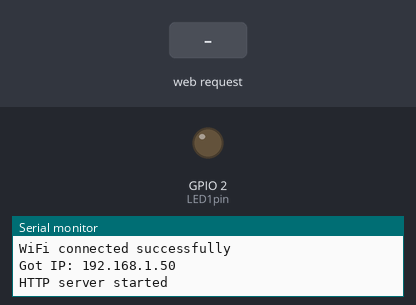
This sketch was run on a simulated ESP32. Parts: output pins drawn as LEDs (lit = HIGH), the last lines printed to the serial monitor. The inputs (shaded band) are chosen by the test bench. WiFi joins after 1.5 s; servers stay silent unless stated.

Above: at 3.3 s.
3.4 s: HTTP request GET /led1on received
At 4.5 s:
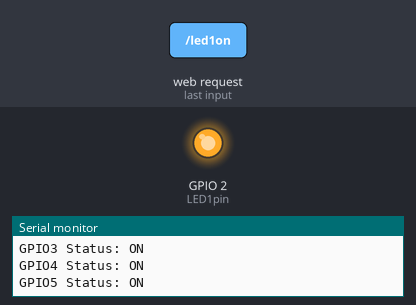
4.9 s: HTTP request GET / received
At 5.7 s:
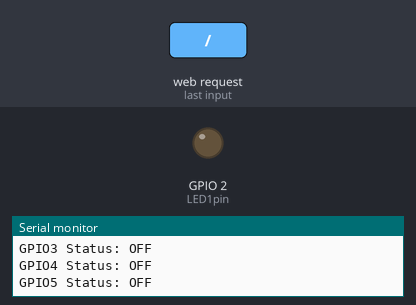
Timing chart, 0 to 7.9 s (numbered marks = the images above; inputs shaded):
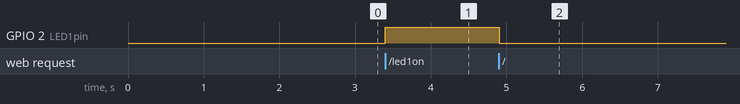

The sketch:

WebServer.ino
```cpp
/*************************************************************************************************
  ESP32 Web Server
  Ejemplo de creación de Web server
  Basándose en los ejemplos de:
  https://lastminuteengineers.com/creating-esp32-web-server-arduino-ide/
  https://electropeak.com/learn
**************************************************************************************************/
//************************************************************************************************
// Librerías
//************************************************************************************************
#include <WiFi.h>
#include <WebServer.h>
//************************************************************************************************
// Variables globales
//************************************************************************************************
// SSID & Password
const char* ssid = "Joie de vivre";  // Enter your SSID here
const char* password = "apex014578";  //Enter your Password here

WebServer server(80);  // Object of WebServer(HTTP port, 80 is defult)


uint8_t LED1pin = 2;
bool LED1status = LOW;
bool LED2status = LOW;
bool LED3status = LOW;
bool LED4status = LOW;
char state;
char state2;
int parqueos = 0;

//************************************************************************************************
// Configuración
//************************************************************************************************
void setup() {
  Serial.begin(115200);

 // Serial2.begin(115200);//, SERIAL_8N1, 16, 17);

  Serial.println("Try Connecting to ");
  Serial.println(ssid);

  pinMode(LED1pin, OUTPUT);

  // Connect to your wi-fi modem
  WiFi.begin(ssid, password);

  // Check wi-fi is connected to wi-fi network
  while (WiFi.status() != WL_CONNECTED) {
    delay(1000);
    Serial.print(".");
  }
  Serial.println("");
  Serial.println("WiFi connected successfully");
  Serial.print("Got IP: ");
  Serial.println(WiFi.localIP());  //Show ESP32 IP on serial

  server.on("/", handle_OnConnect); // Directamente desde e.g. 192.168.0.8
  server.on("/led1on", handle_led1on);
  server.on("/led1off", handle_led1off);
  server.on("/led2on", handle_led2on);
  server.on("/led2off", handle_led2off);
  server.on("/led3on", handle_led3on);
  server.on("/led3off", handle_led3off);
  server.on("/led4on", handle_led4on);
  server.on("/led4off", handle_led4off);

  server.onNotFound(handle_NotFound);

  server.begin();
  Serial.println("HTTP server started");
  delay(100);
}
//************************************************************************************************
// loop principal
//************************************************************************************************
void loop() {
  //state = Serial.read();
  server.handleClient();
  if (LED1status)
  {
    digitalWrite(LED1pin, HIGH);
  }
  else
  {
    digitalWrite(LED1pin, LOW);
  }

}
//************************************************************************************************
// Handler de Inicio página
//************************************************************************************************
void handle_OnConnect() {
  LED1status = LOW;
  Serial.println("GPIO2 Status: OFF");
  server.send(200, "text/html", SendHTML(LED1status));

  LED2status = LOW;
  Serial.println("GPIO3 Status: OFF");
  server.send(200, "text/html", SendHTML(LED2status));

  LED3status = LOW;
  Serial.println("GPIO4 Status: OFF");
  server.send(200, "text/html", SendHTML(LED3status));

  LED4status = LOW;
  Serial.println("GPIO5 Status: OFF");
  server.send(200, "text/html", SendHTML(LED4status));
}
//************************************************************************************************
// Handler de led1on
//************************************************************************************************
void handle_led1on() {
  LED1status = HIGH;
  Serial.println("GPIO2 Status: ON");
  server.send(200, "text/html", SendHTML(LED1status));

  LED2status = HIGH;
  Serial.println("GPIO3 Status: ON");
  server.send(200, "text/html", SendHTML(LED2status));

  LED3status = HIGH;
  Serial.println("GPIO4 Status: ON");
  server.send(200, "text/html", SendHTML(LED3status));

  LED4status = HIGH;
  Serial.println("GPIO5 Status: ON");
  server.send(200, "text/html", SendHTML(LED4status));
}

void handle_led2on() {
  LED2status = HIGH;
  Serial.println("GPIO3 Status: ON");
  server.send(200, "text/html", SendHTML(LED2status));

}
void handle_led3on() {
  LED3status = HIGH;
  Serial.println("GPIO4 Status: ON");
  server.send(200, "text/html", SendHTML(LED3status));
}

void handle_led4on() {
  LED3status = HIGH;
  Serial.println("GPIO5 Status: ON");
  server.send(200, "text/html", SendHTML(LED3status));
}
//************************************************************************************************
// Handler de led1off
//************************************************************************************************
void handle_led1off() {
  LED1status = LOW;
  Serial.println("GPIO2 Status: OFF");
  server.send(200, "text/html", SendHTML(LED1status));

  LED2status = LOW;
  Serial.println("GPIO3 Status: OFF");
  server.send(200, "text/html", SendHTML(LED2status));

  LED3status = LOW;
  Serial.println("GPIO4 Status: OFF");
  server.send(200, "text/html", SendHTML(LED3status));

  LED4status = LOW;
  Serial.println("GPIO5 Status: OFF");
  server.send(200, "text/html", SendHTML(LED4status));
}
void handle_led2off() {
  LED2status = LOW;
  Serial.println("GPIO3 Status: OFF");
  server.send(200, "text/html", SendHTML(LED2status));

}
void handle_led3off() {
  LED3status = LOW;
  Serial.println("GPIO4 Status: OFF");
  server.send(200, "text/html", SendHTML(LED3status));
}
void handle_led4off() {
  LED3status = LOW;
  Serial.println("GPIO5 Status: OFF");
  server.send(200, "text/html", SendHTML(LED3status));
}
//************************************************************************************************
// Procesador de HTML
//************************************************************************************************
String SendHTML(uint8_t led1stat) {
  String ptr = "<!DOCTYPE html> <html>\n";
  ptr += "<head><meta name=\"viewport\" content=\"width=device-width, initial-scale=1.0, user-scalable=no\">\n";
  ptr += "<title>LED Control</title>\n";
  ptr += "<style>html { font-family: Helvetica; display: inline-block; margin: 20px auto; text-align: center;}\n";
  ptr += "body{margin-top: 50px;} h1 {color: #444444;margin: 50px auto 30px;} h3 {color: #444444;margin-bottom: 50px;}\n";

  ptr += "p {font-size: 14px;color: #888;margin-bottom: 10px;}\n";
  ptr += "</style>\n";
  ptr += "</head>\n";
  ptr += "<body>\n";
  ptr += "<h1>Proyecto # 4 Parqueos &#128664</h1>\n";
  ptr += "<h3>Erick Aquino 17319</h3>\n";

  //BOTON1
  ptr += "<button>";
  if (led1stat)
  {
    ptr += "<p>LED1 Status: ON</p><a class=\"button button-off\" href=\"/led1off\">VACANT</a>\n";
  }
  else
  {
    ptr += "<p>LED1 Status: OFF</p><a class=\"button button-on\" href=\"/led1on\">PARKED</a>\n";
  }
  //ptr += "<script>function timedRefresh(a){setTimeout(\"location.reload(true);\",a)}window.onload=timedRefresh(1000);</script>\n";
  ptr += "</button>";

  //BOTON2
  ptr += "<button>";

  if (led1stat)
  {
    ptr += "<p>LED2 Status: ON</p><a class=\"button button-off\" href=\"/led2off\">VACANT</a>\n";
  }
  else
  {
    ptr += "<p>LED2 Status: OFF</p><a class=\"button button-on\" href=\"/led2on\">PARKED</a>\n";
  }
  //ptr += "<script>function timedRefresh(a){setTimeout(\"location.reload(true);\",a)}window.onload=timedRefresh(1000);</script>\n";
  ptr += "</button>";


  //BOTON3
  ptr += "<button>";

  if (led1stat)
  {
    ptr += "<p>LED3 Status: ON</p><a class=\"button button-of\" href=\"/led3off\">VACANT</a>\n";
  }
  else
  {
    ptr += "<p>LED3 Status: OFF</p><a class=\"button button-on\" href=\"/led3on\">PARKED</a>\n";
  }
  //ptr += "<script>function timedRefresh(a){setTimeout(\"location.reload(true);\",a)}window.onload=timedRefresh(1000);</script>\n";
  ptr += "</button>";


  //BOTON4
  ptr += "<button>";

  if (led1stat)
  {
    ptr += "<p>LED4 Status: ON</p><a class=\"button button-off\" href=\"/led4off\">VACANT4</a>\n";
  }
  else
  {
    ptr += "<p>LED4 Status: OFF</p><a class=\"button button-on\" href=\"/led4on\">PARKED4</a>\n";
  }
  //ptr += "<script>function timedRefresh(a){setTimeout(\"location.reload(true);\",a)}window.onload=timedRefresh(1000);</script>\n";
  ptr += "</button>";


  ptr += "</body>\n";
  ptr += "</html>\n";
  return ptr;
}
//************************************************************************************************
// Handler de not found
//************************************************************************************************
void handle_NotFound() {
  server.send(404, "text/plain", "Not found");
}
```

Measured:
- after the input at 3.4 s, GPIO 2 (LED1pin): LOW → HIGH at once
- after the input at 4.9 s, GPIO 2 (LED1pin): HIGH → LOW at once
